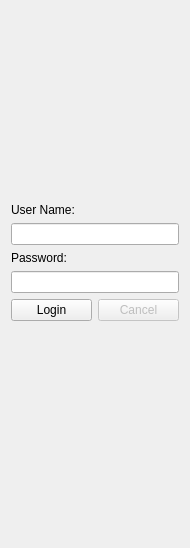
<?xml version="1.0" encoding="UTF-8"?>
<ui version="4.0">
 <class>LoginWidget</class>
 <widget class="QWidget" name="LoginWidget">
  <property name="geometry">
   <rect>
    <x>0</x>
    <y>0</y>
    <width>190</width>
    <height>532</height>
   </rect>
  </property>
  <property name="windowTitle">
   <string>Form</string>
  </property>
  <property name="autoFillBackground">
   <bool>true</bool>
  </property>
  <layout class="QGridLayout" name="gridLayout_2">
   <item row="3" column="0" colspan="2">
    <layout class="QHBoxLayout" name="horizontalLayout">
     <item>
      <spacer name="horizontalSpacer">
       <property name="orientation">
        <enum>Qt::Horizontal</enum>
       </property>
       <property name="sizeType">
        <enum>QSizePolicy::Fixed</enum>
       </property>
       <property name="sizeHint" stdset="0">
        <size>
         <width>60</width>
         <height>40</height>
        </size>
       </property>
      </spacer>
     </item>
     <item>
      <widget class="QLabel" name="lb_loginAjax">
       <property name="maximumSize">
        <size>
         <width>16777215</width>
         <height>16777215</height>
        </size>
       </property>
       <property name="text">
        <string/>
       </property>
       <property name="scaledContents">
        <bool>true</bool>
       </property>
      </widget>
     </item>
     <item>
      <spacer name="horizontalSpacer_2">
       <property name="orientation">
        <enum>Qt::Horizontal</enum>
       </property>
       <property name="sizeType">
        <enum>QSizePolicy::Fixed</enum>
       </property>
       <property name="sizeHint" stdset="0">
        <size>
         <width>60</width>
         <height>40</height>
        </size>
       </property>
      </spacer>
     </item>
    </layout>
   </item>
   <item row="1" column="0" colspan="2">
    <layout class="QGridLayout" name="gridLayout">
     <item row="0" column="0">
      <widget class="QLabel" name="label">
       <property name="text">
        <string>User Name:</string>
       </property>
      </widget>
     </item>
     <item row="4" column="0">
      <widget class="QPushButton" name="loginBtn">
       <property name="text">
        <string>Login</string>
       </property>
      </widget>
     </item>
     <item row="2" column="0">
      <widget class="QLabel" name="label_2">
       <property name="text">
        <string>Password:</string>
       </property>
      </widget>
     </item>
     <item row="4" column="1">
      <widget class="QPushButton" name="cancelBtn">
       <property name="enabled">
        <bool>false</bool>
       </property>
       <property name="text">
        <string>Cancel</string>
       </property>
      </widget>
     </item>
     <item row="3" column="0" colspan="2">
      <widget class="QLineEdit" name="passwordEdt">
       <property name="echoMode">
        <enum>QLineEdit::Password</enum>
       </property>
      </widget>
     </item>
     <item row="1" column="0" colspan="2">
      <widget class="QLineEdit" name="usernameEdt"/>
     </item>
    </layout>
   </item>
   <item row="0" column="0" colspan="2">
    <spacer name="verticalSpacer_2">
     <property name="orientation">
      <enum>Qt::Vertical</enum>
     </property>
     <property name="sizeType">
      <enum>QSizePolicy::Fixed</enum>
     </property>
     <property name="sizeHint" stdset="0">
      <size>
       <width>20</width>
       <height>192</height>
      </size>
     </property>
    </spacer>
   </item>
   <item row="4" column="0" colspan="2">
    <spacer name="verticalSpacer">
     <property name="orientation">
      <enum>Qt::Vertical</enum>
     </property>
     <property name="sizeType">
      <enum>QSizePolicy::Fixed</enum>
     </property>
     <property name="sizeHint" stdset="0">
      <size>
       <width>20</width>
       <height>150</height>
      </size>
     </property>
    </spacer>
   </item>
   <item row="2" column="0" colspan="2">
    <widget class="QLabel" name="statuesLb">
     <property name="text">
      <string/>
     </property>
    </widget>
   </item>
  </layout>
 </widget>
 <resources/>
 <connections/>
</ui>
